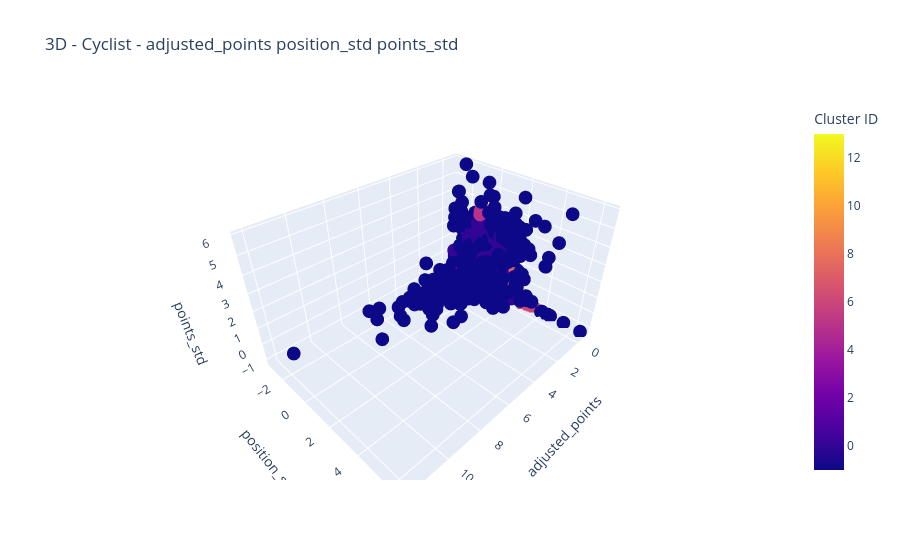

This figure's notebook cell:
### Markdown cell above
# Cyclist cluster - DBSCAN
### FEATURES: 'adjusted_points', 'position_std', 'points_std'

### Code cell
with gzip.open('dataset/cyclist_nf.pkl', 'r') as file:
    cyclists = pkl.load(file)
features = features = ['adjusted_points', 'position_std', 'points_std']
ut.clustering_DBSCAN(cyclists, features, 15, 'Cyclist', False, True, eps=0.25, min_samples=5, leaf_size=30, n_jobs=-1)

### Figure 1 — Plotly figure (JSON) as saved in the notebook; plotly's stock layout.template omitted (floating-point values rounded to 4 significant figures; data arrays with more than 128 entries replaced by an {"elided": "..."} marker saying what was removed)
{"data": [{"hovertemplate": "adjusted_points=%{x}<br>position_std=%{y}<br>points_std=%{z}<br>Cluster ID=%{marker.color}<extra></extra>", "legendgroup": "", "marker": {"color": {"elided": "4501 int values"}, "coloraxis": "coloraxis", "symbol": "circle"}, "mode": "markers", "name": "", "scene": "scene", "showlegend": false, "type": "scatter3d", "x": {"elided": "4501 float values"}, "y": {"elided": "4501 float values"}, "z": {"elided": "4501 float values"}}], "layout": {"coloraxis": {"colorbar": {"title": {"text": "Cluster ID"}}, "colorscale": [[0, "#0d0887"], [0.1111, "#46039f"], [0.2222, "#7201a8"], [0.3333, "#9c179e"], [0.4444, "#bd3786"], [0.5556, "#d8576b"], [0.6667, "#ed7953"], [0.7778, "#fb9f3a"], [0.8889, "#fdca26"], [1, "#f0f921"]]}, "legend": {"title": {"text": "Cluster ID"}, "tracegroupgap": 0, "x": 1, "y": 1}, "scene": {"domain": {"x": [0, 1], "y": [0, 1]}, "xaxis": {"title": {"text": "adjusted_points"}}, "yaxis": {"title": {"text": "position_std"}}, "zaxis": {"title": {"text": "points_std"}}}, "title": {"text": "3D - Cyclist - adjusted_points position_std points_std "}}}
